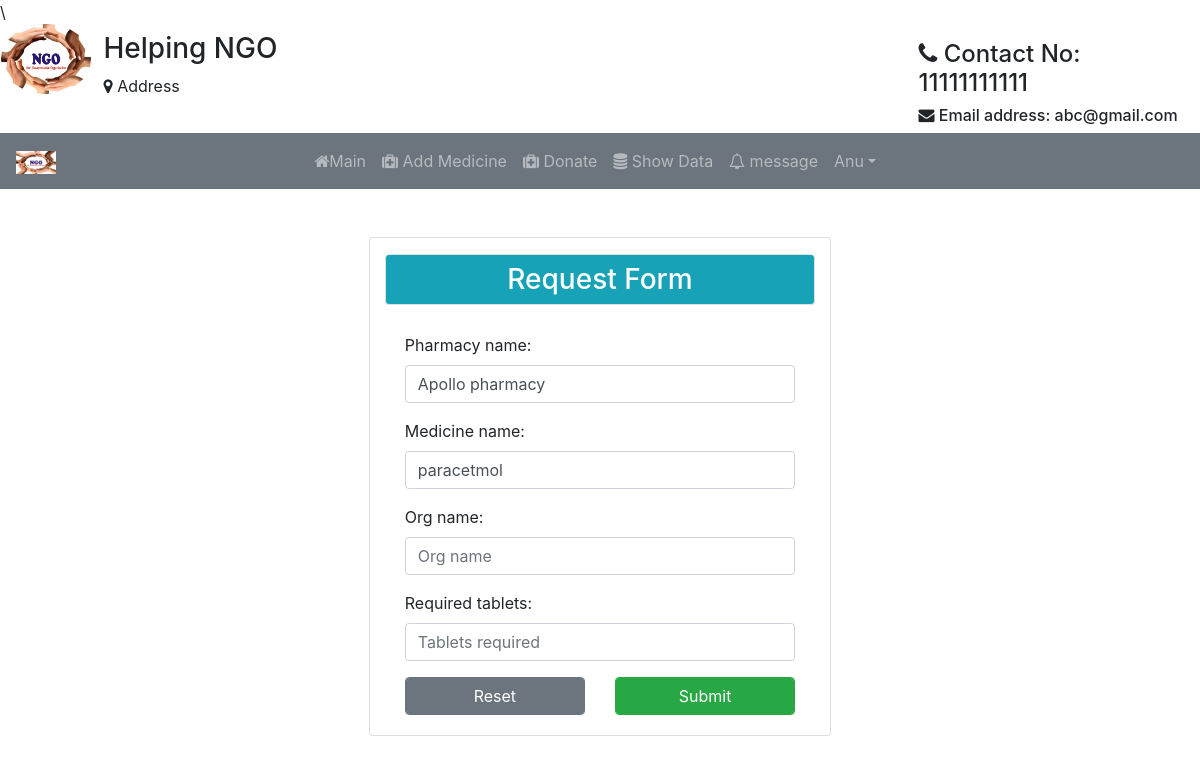
Page /rq/1/ (signed in) on the committed database.
### Student/models.py (models this page shows)
class User(AbstractUser):
	img= models.ImageField(upload_to='Profiles/',default="profile.png")
	dob=models.DateField(null=True,blank=True)
	organization_name=models.CharField(max_length=120,blank=True,null=True)
	hospital_name=models.CharField(max_length=120,blank=True,null=True)
	g=[('Male','Male'),('Female','Female')]
	gender=models.CharField(max_length=10,choices=g,null=True,blank=True)
	ph_no=models.CharField(max_length=10)
	pan_no=models.CharField(max_length=10,null=True,blank=True)
	address=models.CharField(max_length=100)
	postal_code=models.CharField(max_length=7)
	city=models.CharField(max_length=20)
	state=models.CharField(max_length=20,default='Andra Pradesh')
	country=models.CharField(max_length=20,default='India')
	p=[(1,'Medicinist'),(2,'Organisation'),(3,'Guest')]
	role=models.IntegerField(choices=p,default=3)

class MedicineInfo(models.Model):
	pharmacy_name=models.CharField(max_length=200,null=True)
	phrlicense_no=models.CharField(max_length=20,null=True)
	c=[('Tablet','Tablet'),('Syrup','Syrup'),('Injection','Injection')]
	medicine_name=models.CharField(max_length=120)
	category=models.CharField(choices=c,max_length=20,default="Tablet")
	dosage=models.CharField(max_length=20)
	days_count=models.CharField(max_length=20,blank=True)
	production_date=models.DateField(null=True)
	entry_date=models.DateField(null=True)
	expiry_date=models.DateField(null=True)
	created_date=models.DateField(auto_now=True)
	quantity=models.CharField(max_length=20,null=True)
	remaining_tablets=models.CharField(max_length=20,null=True)
	uid=models.ForeignKey(User,on_delete=models.CASCADE)

### Student/views.py (the view, shortened to what this page needs)
# urls.py: path('rq/<int:id>/',views.requ,name="rqt"),
def requ(request,id):
	n=MedicineInfo.objects.get(id=id)
	g=RequestForm()
	x=MedRequired(instance=n)
	return render(request,'htfiles/request.html',{'r':g,'v':x})

### Student/forms.py
class RequestForm(forms.ModelForm):
	class Meta:
		model=Organization
		fields=['org_name','required_tablets']
		widgets={
		"org_name":forms.TextInput(attrs={"class":"form-control","placeholder":"Org name"}),
		"required_tablets":forms.TextInput(attrs={"class":"form-control","placeholder":"Tablets required"}),
		}

class MedRequired(forms.ModelForm):
	class Meta:
		model=MedicineInfo
		fields=['pharmacy_name','medicine_name']
		widgets={
		"pharmacy_name":forms.TextInput(attrs={"class":"form-control","placeholder":"Enter pharmacy name"}),
		"medicine_name":forms.TextInput(attrs={"class":"form-control","placeholder":"Medicine name"}),
		}

### Student/templates/htfiles/request.html (shortened to what this page needs)
{% extends 'htfiles/header.html' %}
{% block content %}
<div class="container">
	<div class="card col-md-5 mt-5 mx-auto">
		<h3 class="bg-info text-white text-center border rounded mt-3 p-2">Request Form</h3>
		<div class="card-body">
	<form method="POST">
		{{v.as_p}}
		{{r.as_p}}
		<div class="row">
						<div class="col">
							<input type="reset" value="Reset" class="form-control btn btn-secondary">
						</div>
						<div class="col">
							<input type="submit" class="form-control btn btn-success" name="subscribe">
							</div>
					</div>
				</form>
			</div>
		</div>
</div>
{% endblock %}

### Student/templates/htfiles/navbar.html (shortened to what this page needs)
{% load static %}
<div class="row">
  <div class="col col-md-1" style="margin-left:1px;">
  <img src="{% static 'images/NGO.jpg' %}" alt="logo" style="width:90px; height: 70px;" class="rounded-circle">
  </div>
  <div class="col mt-2">
    <h3>Helping NGO</h3>
    <p><i class="fa fa-map-marker" aria-hidden="true"></i>
Address</p>
  </div>
  <div class="col-md-3" style="margin-right: 4px">
    <h4 class="mt-3"><i class="fa fa-phone" aria-hidden="true"></i>
Contact No: 11111111111</h4>
    <h6><i class="fa fa-envelope" aria-hidden="true"></i>   Email address: abc@gmail.com</h6>
  </div>
</div>
<nav class="navbar navbar-expand-sm bg-secondary text-white navbar-dark">
  <a class="navbar-brand" href="#">
    <img src="{% static 'images/NGO.jpg' %}" alt="logo" style="width: 40px;">
  </a>
  <ul class="navbar-nav ml-auto text-white" style="margin-right: 300px">
{% if not user.is_authenticated %}
    <li class="nav-item" style="margin-right: 80px">
      <a class="nav-link" href="#"><i class="fa fa-home" aria-hidden="true"></i>
Home</a>
    </li>
    <li class="nav-item" style="margin-right: 80px">
      <a class="nav-link" href="{% url 'ab' %}"><i class="fa fa-user" aria-hidden="true"></i>
About us</a>
   <!--  </li>
    <li class="nav-item" style="margin-right: 80px">
      <a class="nav-link" href="#">Volunteers</a>
    </li> -->
    <li class="nav-item" style="margin-right: 80px">
      <a class="nav-link" href="#"><i class="fa fa-users" aria-hidden="true"></i>
Our workers</a>
    </li>
    <li class="nav-item" style="margin-right: 80px">
      <a class="nav-link" href="#"><i class="fa fa-phone" aria-hidden="true"></i>
Contact us</a>
    </li>
    <li class="nav-item">
      <a class="nav-link" href="{% url 'lg' %}"><span class="glyphicon glyphicon-user"></span><i class="fa fa-sign-in" aria-hidden="true"></i>
Login</a>
    </li>
  {% elif user.role == 1 %}
  <li class="nav-item">
        <a class="nav-link" href="{% url 'mn' %}"><i class="fa fa-home" aria-hidden="true"></i>Main</a>
      </li>
      <li class="nav-item">
        <a class="nav-link" href="{% url 'up' %}"><i class="fa fa-medkit" aria-hidden="true"></i>
Add Medicine</a>
      </li>
      <li class="nav-item">
        <a class="nav-link" href="{% url 'expt' %}"><i class="fa fa-medkit" aria-hidden="true"></i>
Donate</a>
      </li>
      <li class="nav-item">
        <a class="nav-link" href="{% url 'tab' %}"><i class="fa fa-database" aria-hidden="true"></i>
Show Data</a>
      </li>
      <li class="nav-item">
        <a class="nav-link" href="#"><i class="fa fa-bell-o" aria-hidden="true"></i>
message </a>
      </li>
      <li class="dropdown">
      <a type="button" class="nav-link dropdown-toggle" data-toggle="dropdown">{{user.username}}</a>
    {% endif %}
    </ul>
</nav>

### Student/templates/htfiles/navbar.html (style rules this page uses)
.nav-link { color: light; }

### rows in the picture
User: username "Anu"
MedicineInfo: pharmacy_name "Apollo pharmacy", medicine_name "paracetmol"
